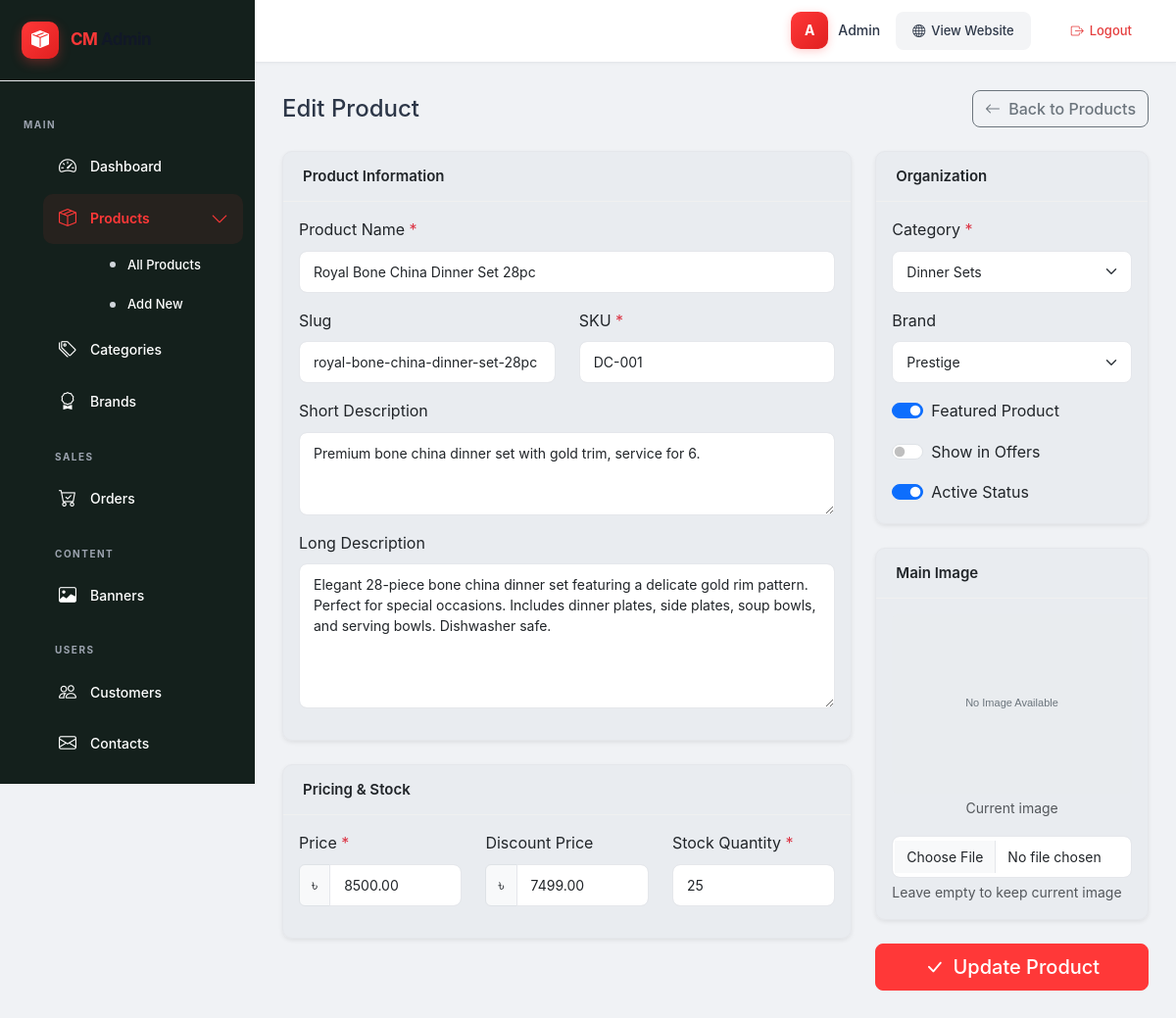
Page /public/admin/products/edit/1 (signed in) on the committed database.
### tables this page shows
CREATE TABLE `products` (
  `id`                BIGINT UNSIGNED NOT NULL AUTO_INCREMENT,
  `category_id`       INT UNSIGNED    NOT NULL,
  `brand_id`          INT UNSIGNED    DEFAULT NULL,
  `name`              VARCHAR(255)    NOT NULL,
  `slug`              VARCHAR(255)    NOT NULL,
  `sku`               VARCHAR(100)    NOT NULL,
  `short_description` TEXT            DEFAULT NULL,
  `long_description`  LONGTEXT        DEFAULT NULL,
  `main_image`        VARCHAR(255)    DEFAULT NULL,
  `price`             DECIMAL(10,2)   NOT NULL,
  `discount_price`    DECIMAL(10,2)   DEFAULT NULL,
  `stock_quantity`    INT             NOT NULL DEFAULT 0,
  `is_featured`       TINYINT         NOT NULL DEFAULT 0,
  `is_offer`          TINYINT         NOT NULL DEFAULT 0,
  `views_count`       INT             NOT NULL DEFAULT 0,
  `status`            TINYINT         NOT NULL DEFAULT 1,
  `created_at`        DATETIME        NOT NULL DEFAULT CURRENT_TIMESTAMP,
  `updated_at`        DATETIME        NOT NULL DEFAULT CURRENT_TIMESTAMP ON UPDATE CURRENT_TIMESTAMP,
  PRIMARY KEY (`id`),
  UNIQUE KEY `uk_products_slug` (`slug`),
  UNIQUE KEY `uk_products_sku` (`sku`),
  INDEX `idx_products_category` (`category_id`),
  INDEX `idx_products_brand` (`brand_id`),
  INDEX `idx_products_featured` (`is_featured`),
  INDEX `idx_products_offer` (`is_offer`),
  INDEX `idx_products_status` (`status`),
  INDEX `idx_products_created` (`created_at`),
  INDEX `idx_products_price` (`price`),
  INDEX `idx_filter` (`category_id`, `status`, `price`),
  CONSTRAINT `fk_products_category`
    FOREIGN KEY (`category_id`) REFERENCES `categories` (`id`)
    ON DELETE RESTRICT ON UPDATE CASCADE,
  CONSTRAINT `fk_products_brand`
    FOREIGN KEY (`brand_id`) REFERENCES `brands` (`id`)
    ON DELETE SET NULL ON UPDATE CASCADE
);

CREATE TABLE `categories` (
  `id`          INT UNSIGNED NOT NULL AUTO_INCREMENT,
  `parent_id`   INT UNSIGNED DEFAULT NULL,
  `name`        VARCHAR(150) NOT NULL,
  `slug`        VARCHAR(150) NOT NULL,
  `icon_class`  VARCHAR(100) DEFAULT NULL,
  `image`       VARCHAR(255) DEFAULT NULL,
  `is_featured` TINYINT      NOT NULL DEFAULT 0,
  `status`      TINYINT      NOT NULL DEFAULT 1,
  `position`    INT          NOT NULL DEFAULT 0,
  `created_at`  DATETIME DEFAULT CURRENT_TIMESTAMP,
  `updated_at`  DATETIME DEFAULT CURRENT_TIMESTAMP ON UPDATE CURRENT_TIMESTAMP,
  PRIMARY KEY (`id`),
  UNIQUE KEY `uk_categories_slug` (`slug`),
  INDEX `idx_categories_parent` (`parent_id`),
  INDEX `idx_categories_featured` (`is_featured`),
  INDEX `idx_categories_status` (`status`),
  INDEX `idx_categories_position` (`position`),
  CONSTRAINT `fk_categories_parent`
    FOREIGN KEY (`parent_id`) REFERENCES `categories` (`id`)
    ON DELETE SET NULL ON UPDATE CASCADE
);

CREATE TABLE `brands` (
  `id`     INT UNSIGNED NOT NULL AUTO_INCREMENT,
  `name`   VARCHAR(150) NOT NULL,
  `slug`   VARCHAR(150) NOT NULL,
  `logo`   VARCHAR(255) DEFAULT NULL,
  `status` TINYINT      NOT NULL DEFAULT 1,
  PRIMARY KEY (`id`),
  UNIQUE KEY `uk_brands_slug` (`slug`),
  INDEX `idx_brands_status` (`status`)
);

### views/admin/products/edit.php (the view, shortened to what the rows shown need)
<div class="d-flex justify-content-between align-items-center mb-4">
    <h4 class="mb-0">Edit Product</h4>
    <a href="<?= ADMIN_URL ?>products" class="btn btn-outline-secondary">
        <i class="bi bi-arrow-left me-1"></i> Back to Products
    </a>
</div>
<form method="POST" action="<?= ADMIN_URL ?>products/update/<?= (int)$product['id'] ?>" enctype="multipart/form-data">
    <div class="row">
        <div class="col-lg-8">
            <div class="card shadow-sm mb-4">
                <div class="card-header">
                    <h5 class="mb-0">Product Information</h5>
                </div>
                <div class="card-body">
                    <div class="mb-3">
                        <label for="name" class="form-label">Product Name <span class="text-danger">*</span></label>
                        <input type="text" class="form-control" id="name" name="name" required value="<?= Sanitizer::clean(old('name', $product['name'])) ?>">
                    </div>
                    <div class="row mb-3">
                        <div class="col-md-6">
                            <label for="slug" class="form-label">Slug</label>
                            <input type="text" class="form-control" id="slug" name="slug" value="<?= Sanitizer::clean(old('slug', $product['slug'])) ?>">
                        </div>
                        <div class="col-md-6">
                            <label for="sku" class="form-label">SKU <span class="text-danger">*</span></label>
                            <input type="text" class="form-control" id="sku" name="sku" required value="<?= Sanitizer::clean(old('sku', $product['sku'])) ?>">
                        </div>
                    </div>
                    <div class="mb-3">
                        <label for="short_description" class="form-label">Short Description</label>
                        <textarea class="form-control" id="short_description" name="short_description" rows="3"><?= Sanitizer::clean(old('short_description', $product['short_description'])) ?></textarea>
                    </div>
                    <div class="mb-3">
                        <label for="long_description" class="form-label">Long Description</label>
                        <textarea class="form-control" id="long_description" name="long_description" rows="6"><?= Sanitizer::clean(old('long_description', $product['long_description'])) ?></textarea>
                    </div>
                </div>
            </div>
            <div class="card shadow-sm mb-4">
                <div class="card-header">
                    <h5 class="mb-0">Pricing & Stock</h5>
                </div>
                <div class="card-body">
                    <div class="row mb-3">
                        <div class="col-md-4">
                            <label for="price" class="form-label">Price <span class="text-danger">*</span></label>
                            <div class="input-group">
                                <span class="input-group-text">৳</span>
                                <input type="number" step="0.01" class="form-control" id="price" name="price" required value="<?= Sanitizer::clean(old('price', $product['price'])) ?>">
                            </div>
                        </div>
                        <div class="col-md-4">
                            <label for="discount_price" class="form-label">Discount Price</label>
                            <div class="input-group">
                                <span class="input-group-text">৳</span>
                                <input type="number" step="0.01" class="form-control" id="discount_price" name="discount_price" value="<?= Sanitizer::clean(old('discount_price', $product['discount_price'])) ?>">
                            </div>
                        </div>
                        <div class="col-md-4">
                            <label for="stock_quantity" class="form-label">Stock Quantity <span class="text-danger">*</span></label>
                            <input type="number" class="form-control" id="stock_quantity" name="stock_quantity" required value="<?= Sanitizer::clean(old('stock_quantity', $product['stock_quantity'])) ?>">
                        </div>
                    </div>
                </div>
            </div>
        </div>
        <div class="col-lg-4">
            <div class="card shadow-sm mb-4">
                <div class="card-header">
                    <h5 class="mb-0">Organization</h5>
                </div>
                <div class="card-body">
                    <div class="mb-3">
                        <label for="category_id" class="form-label">Category <span class="text-danger">*</span></label>
                        <select class="form-select" id="category_id" name="category_id" required>
                            <?php foreach ($categories as $category): ?>
                                <option value="<?= (int)$category['id'] ?>" <?= old('category_id', $product['category_id']) == $category['id'] ? 'selected' : '' ?>>
                                    <?= Sanitizer::clean($category['name']) ?>
                                </option>
                            <?php endforeach; ?>
                        </select>
                    </div>
                    <div class="mb-3">
                        <label for="brand_id" class="form-label">Brand</label>
                        <select class="form-select" id="brand_id" name="brand_id">
                            <?php foreach ($brands as $brand): ?>
                                <option value="<?= (int)$brand['id'] ?>" <?= old('brand_id', $product['brand_id']) == $brand['id'] ? 'selected' : '' ?>>
                                    <?= Sanitizer::clean($brand['name']) ?>
                                </option>
                            <?php endforeach; ?>
                        </select>
                    </div>
                    <div class="form-check form-switch mb-3">
                        <input class="form-check-input" type="checkbox" id="is_featured" name="is_featured" value="1" <?= old('is_featured', $product['is_featured']) ? 'checked' : '' ?>>
                        <label class="form-check-label" for="is_featured">Featured Product</label>
                    </div>
                    <div class="form-check form-switch mb-3">
                        <input class="form-check-input" type="checkbox" id="is_offer" name="is_offer" value="1" <?= old('is_offer', $product['is_offer']) ? 'checked' : '' ?>>
                        <label class="form-check-label" for="is_offer">Show in Offers</label>
                    </div>
                    <div class="form-check form-switch">
                        <input class="form-check-input" type="checkbox" id="status" name="status" value="1" <?= old('status', $product['status']) ? 'checked' : '' ?>>
                        <label class="form-check-label" for="status">Active Status</label>
                    </div>
                </div>
            </div>
            <div class="card shadow-sm mb-4">
                <div class="card-header">
                    <h5 class="mb-0">Main Image</h5>
                </div>
                <div class="card-body">
                    <?php if (!empty($product['main_image'])): ?>
                        <div class="mb-3 text-center">
                            <img src="<?= Sanitizer::image($product['main_image']) ?>" alt="<?= Sanitizer::clean($product['name']) ?>" class="img-fluid rounded" style="max-height: 200px;">
                            <div class="form-text">Current image</div>
                        </div>
                    <?php endif; ?>
                    <input type="file" class="form-control" id="main_image" name="main_image" accept="image/*">
                    <div class="form-text">Leave empty to keep current image</div>
                </div>
            </div>
            <div class="d-grid">
                <button type="submit" class="btn btn-primary btn-lg">
                    <i class="bi bi-check-lg me-1"></i> Update Product
                </button>
            </div>
        </div>
    </div>
</form>

### rows in the picture
products: name "Royal Bone China Dinner Set 28pc", slug "royal-bone-china-dinner-set-28pc", sku "DC-001", short_description "Premium bone china dinner set with gold trim, service for 6.", long_description "Elegant 28-piece bone china dinner set featuring a delicate gold rim pattern. Perfect for special occasions. Includes dinner plates, side plates, soup bowls, and serving bowls. Dishwasher safe.", price "8500.00", discount_price "7499.00", stock_quantity "25", category_id "Dinner Sets", brand_id "Prestige", is_featured "☑", status "☑"

### other values in the picture
substr($adminName, 0, 1) "A"
$adminName "Admin"
